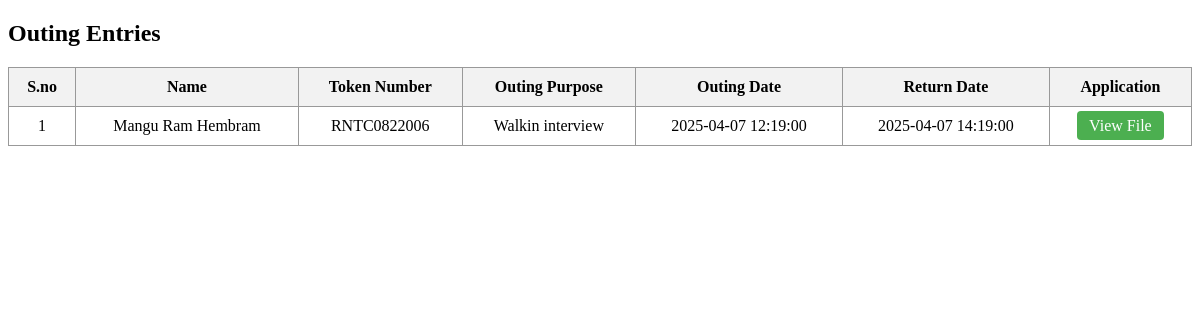
The page /outing_list.php on the database its author committed.
### tables this page shows
CREATE TABLE `outing` (
  `id` int(11) NOT NULL,
  `first_name` varchar(255) NOT NULL,
  `middle_name` varchar(255) NOT NULL,
  `last_name` varchar(255) NOT NULL,
  `token_no` varchar(50) NOT NULL,
  `outing_purpose` text NOT NULL,
  `outing_date` datetime NOT NULL,
  `return_date` datetime NOT NULL,
  `destination` varchar(255) NOT NULL,
  `warden_approval` enum('Yes','No') NOT NULL,
  `application_file` varchar(255) NOT NULL,
  `created_at` timestamp NOT NULL DEFAULT current_timestamp()
);

### outing_list.php (the view, shortened to what this page needs)
<?php
include 'db.php';
$sql = "SELECT * FROM outing ORDER BY id ASC";
$result = $conn->query($sql);
?>
<!DOCTYPE html>
<html>
<head>
</head>
<body>
<h2>Outing Entries</h2>
<table>
    <thead>
        <tr>
            <th>S.no</th>
            <th>Name</th>
            <th>Token Number</th>
            <th>Outing Purpose</th>
            <th>Outing Date</th>
            <th>Return Date</th>
            <th>Application</th>
        </tr>
    </thead>
    <tbody>
        <?php
        if ($result && $result->num_rows > 0) {
            $sn = 1;
            while ($row = $result->fetch_assoc()) {
                $full_name = $row['first_name'] . ' ' . $row['middle_name'] . ' ' . $row['last_name'];
                $application_link = htmlspecialchars($row['application_file']);
                echo "<tr>
                        <td>{$sn}</td>
                        <td>{$full_name}</td>
                        <td>{$row['token_no']}</td>
                        <td>{$row['outing_purpose']}</td>
                        <td>{$row['outing_date']}</td>
                        <td>{$row['return_date']}</td>
                        <td><a class='button' href='uploads/{$application_link}' target='_blank'>View File</a></td>
                      </tr>";
                $sn++;
            }
        } else {
            echo "<tr><td colspan='7'>No outing entries found.</td></tr>";
        }
        ?>
    </tbody>
</table>
</body>
</html>

### outing_list.php (style rules this page uses)
table { border-collapse: collapse; width: 100%; }
th, td { border: 1px solid #999; padding: 10px; text-align: center; }
th { background-color: #f2f2f2; }
a.button { background-color: #4CAF50; color: white; padding: 6px 12px; text-decoration: none; border-radius: 4px; }

### rows shown on the page
outing: full_name "Mangu Ram Hembram", token_no "RNTC0822006", outing_purpose "Walkin interview", outing_date "2025-04-07 12:19:00", return_date "2025-04-07 14:19:00"
